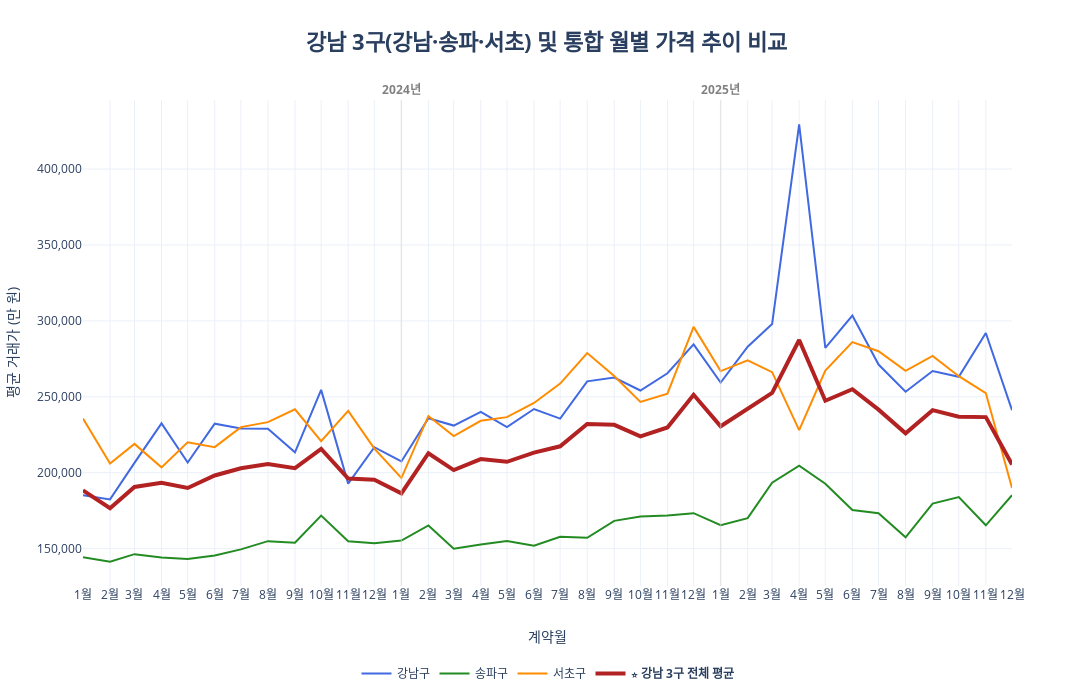

Here is the notebook cell this chart was saved with:
### Code cell
import plotly.graph_objects as go

# 1. 데이터 복사 및 타임스탬프 변환
plot_gu = trend_gu_monthly.copy()
if hasattr(plot_gu.index, 'to_timestamp'):
    plot_gu.index = plot_gu.index.to_timestamp()

# 2. 강남 3구 통합 데이터 계산 (이미 되어있다면 생략 가능)
targets = ['강남구', '송파구', '서초구']
if '강남3구_전체' not in plot_gu.columns:
    plot_gu['강남3구_전체'] = plot_gu[targets].mean(axis=1)

# 3. 단일 도표 객체 생성
fig = go.Figure()

# 4. 각 구별 꺾은선 추가 (강남, 송파, 서초)
colors = {'강남구': 'royalblue', '송파구': 'forestgreen', '서초구': 'darkorange'}

for gu in targets:
    fig.add_trace(go.Scatter(
        x=plot_gu.index,
        y=plot_gu[gu],
        mode='lines',
        name=gu,
        line=dict(color=colors[gu], width=2),
        hovertemplate='%{x|%Y-%m}<br>' + gu + ': %{y:,.0f}만 원<extra></extra>'
    ))

# 5. 강남 3구 전체 평균 선 추가 (가장 굵게 강조)
fig.add_trace(go.Scatter(
    x=plot_gu.index,
    y=plot_gu['강남3구_전체'],
    mode='lines',
    name='<b>⭐ 강남 3구 전체 평균</b>',
    line=dict(color='firebrick', width=4), # 주인공은 가장 굵게!
    hovertemplate='<b>%{x|%Y-%m} 통합 평균: %{y:,.0f}만 원</b><extra></extra>'
))

# 6. 전체 디자인 및 X축 날짜 설정
fig.update_layout(
    title=dict(
        text='<b>강남 3구(강남·송파·서초) 및 통합 월별 가격 추이 비교</b>',
        x=0.5, font=dict(size=22)
    ),
    # 1. 그래프 전체의 가로(width)와 세로(height) 크기 설정
    width=1200,         # 기존보다 가로 길이를 충분히 늘림 (기본값은 보통 700~1000)
    height=700,         # 세로 길이는 기존 유지
    
    xaxis=dict(title=dict(text='계약월', standoff=30)),
    yaxis_title='평균 거래가 (만 원)',
    template='plotly_white',
    hovermode='x unified',
    
    # 범례를 하단 가로 방향으로 설정
    legend=dict(
        orientation="h",    # 가로 방향 (Horizontal)
        yanchor="top",      # 범례 상단을 기준으로 위치 지정
        y=-0.15,            # Y축 아래로 충분히 내림 (값이 작을수록 아래로 내려감)
        xanchor="center",   # 범례 중앙을 기준으로
        x=0.5               # 그래프 중앙에 배치
    ),
    ),

# 1. 데이터의 시작과 끝 날짜 파악
start_date = plot_gu.index.min()
end_date = plot_gu.index.max()

# 2. X축 설정 업데이트
fig.update_xaxes(
    range=[start_date, end_date],  # 데이터가 있는 시작일과 종료일로 범위 고정
    tickvals=plot_gu.index,
    ticktext=[f"{m.month}월" for m in plot_gu.index], # '01월' 대신 '1월'로 변환
    tickformat="%m월", 
    dtick="M1", 
    tickangle=0,
    autorange=False                # 자동 범위 설정을 끄고 지정한 range를 따름
)

# 2. 연도 구분선 추가 (24년, 25년 시작 지점)
# 흐린 회색 점선으로 설정하여 배경처럼 보이게 합니다.
years = [2024, 2025, 2026]
for year in years:
    # 해당 연도 1월 1일 위치에 선 추가
    year_start = f"{year}-01-01"
    
    # 데이터 범위 내에 있는 연도만 선을 긋습니다.
    if plot_gu.index.min() <= pd.to_datetime(year_start) <= plot_gu.index.max():
        fig.add_vline(
            x=year_start, 
            line_width=1.5, 
            line_dash="solid",              # 'dash'에서 'solid'(실선)로 변경
            line_color="rgba(220, 220, 220, 0.5)" # 더 흐린 회색 (숫자가 높을수록 밝음)
        )
        
        # 선 위에 '24년', '25년' 텍스트 추가 (선택 사항)
        fig.add_annotation(
            x=year_start, y=1, yref="paper",
            text=f"<b>{year}년</b>",
            showarrow=False, font=dict(color="gray", size=12),
            xanchor="center", yanchor="bottom"
        )

# Y축 숫자 콤마 설정
fig.update_yaxes(tickformat=',d')

fig.show()
